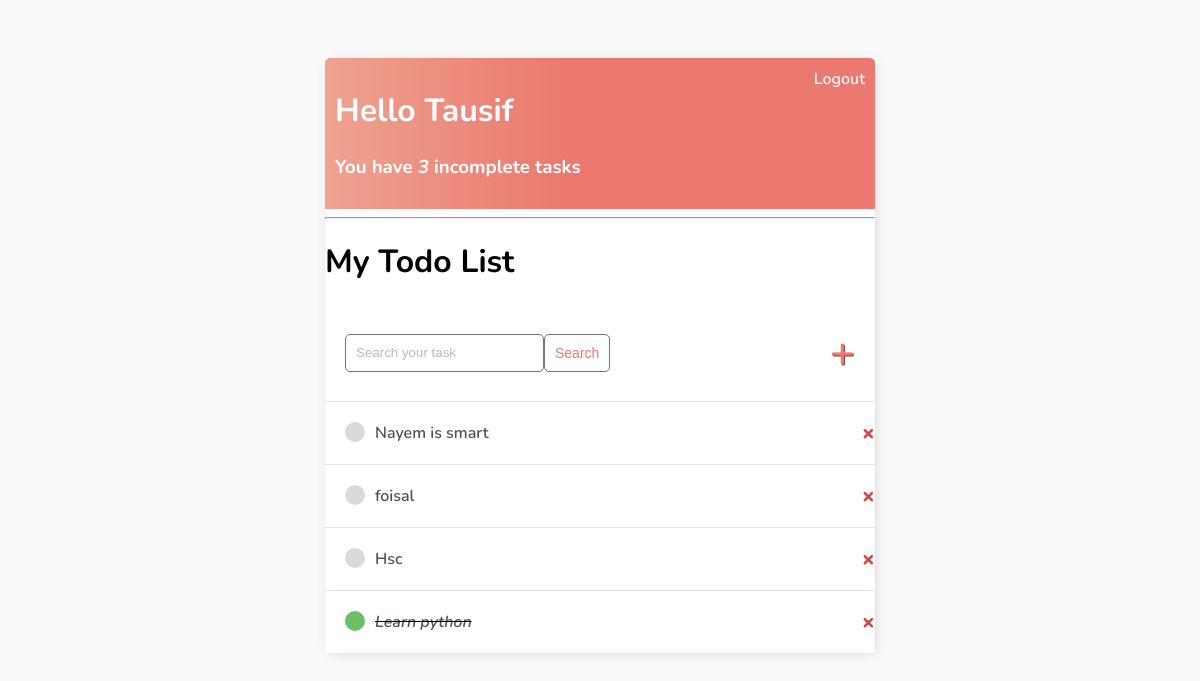
The app's page / (signed in), older data.
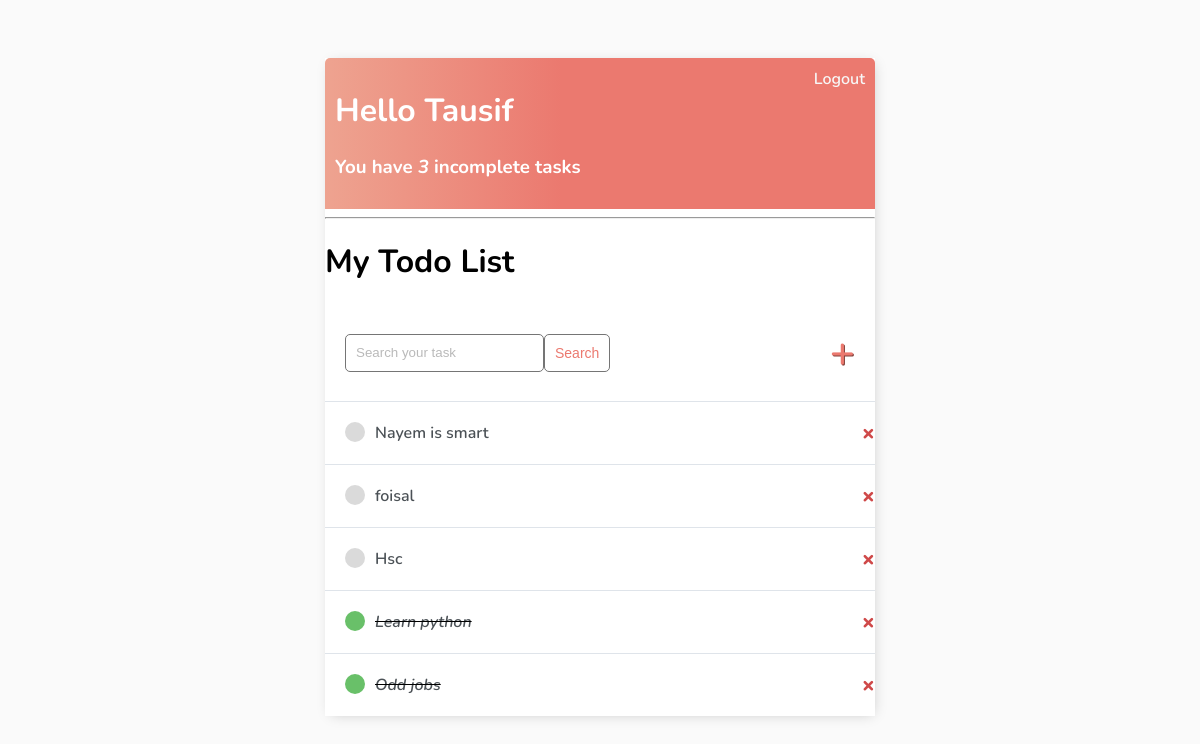
The same page, newer data.
### base/models.py (models this page shows)
class Task(models.Model):
    user = models.ForeignKey(User, on_delete=models.CASCADE, null=True,blank=True)
    title = models.CharField(max_length=200)
    description = models.TextField(null= True,blank = True)
    complete = models.BooleanField(default=False)
    create = models.DateTimeField(auto_now_add=True)
    reminder_date = models.DateField(null=True, blank=True, help_text=" Hints: YYYY-MM-DD")
    reminder_time = models.TimeField(null=True, blank=True,help_text="Hints (24hours) hh:mm:ss  ")
    def __str__(self) -> str:
        return self.title
    class Meta:
        ordering = ['complete']

### base/views.py (the view)
# urls.py: path('',TaskList.as_view(), name='tasks'),
class TaskList(LoginRequiredMixin ,ListView):
    model= Task
    context_object_name = 'tasks'
    def get_context_data(self,**kwargs):
        context = super().get_context_data(**kwargs)
        context['tasks']= context['tasks'].filter(user=self.request.user)
        context['count'] = context['tasks'].filter(complete=False).count()
        search_input = self.request.GET.get('search-area') or ''
        if search_input:
                context['tasks'] = context['tasks'].filter(
                    title__startswith = search_input)
        context['search_input'] = search_input
        return context

### base/templates/base/task_list.html
{% extends 'base/main.html' %} {% block content%}
<div class="header-bar">
  <div>
    <h1>Hello {{request.user|title}}</h1>
    <h3 style="mergin: 0">
      You have <i>{{count}}</i> incomplete task{{ count|pluralize:"s" }}
    </h3>
  </div>
  {% if request.user.is_authenticated %}
  <a href="{% url 'logout' %}">Logout </a>
  {% else %}
  <a href="{% url 'login' %}">Login </a>
  {% endif %}
</div>
<hr />
<h1>My Todo List</h1>
<div id="search-add-wrapper">
  <form method="GET" style="display: flex">
    <input
      type="text"
      name="search-area"
      placeholder="Search your task"
      value="{{search_input}}"
    />
    <input class="button" type="submit" value="Search" />
  </form>
  {% if tasks|length > 0 %}
  <a id="add-link" href="{% url 'task-create' %}">&#x2b;</a>
  {% endif %}
</div>
<div class="task-items-wrapper">
  {%for task in tasks%}
  <div class="task-wrapper">
    {% if task.complete %}
    <div class="task-title">
      <div class="task-complete-icon"></div>
      <i
        ><s><a href="{% url 'task-update' task.id %}"> {{task}}</a></s></i
      >
    </div>
    <a class="delete-link" href="{% url 'tasks-delete' task.id %}">&#215;</a>
    {% else %}
    <div class="task-title">
      <div class="task-incomplete-icon"></div>
      <a href="{% url 'task-update' task.id %}"> {{task}}</a>
    </div>
    <a class="delete-link" href="{% url 'tasks-delete' task.id %}">&#215;</a>
    {% endif %}
  </div>
  {% empty%}
  <div style="text-align: center; padding-bottom: 10px; line-height: 1em;">
    <h3>No new tasks are created.</h3>
    <h3>Create a <a style="text-decoration: none; color: #e53935;" href="{% url 'task-create' %}">New task</a> ! </h3>
</div>
  {% endfor %}
</div>
{% endblock content%}

### base/templates/base/main.html (shortened to what this page needs)
<!DOCTYPE html>
<html lang="en">
  <head>
  </head>
  <body>
    <div class="container">{% block content %} {% endblock content %}</div>
  </body>
</html>

### base/templates/base/main.html (style rules this page uses)
body { background-color: #FAFAFA; font-family: 'Nunito', sans-serif; padding-top: 50px; }
h1, h2, h3, h4, h5, h6, { font-family: 'Raleway', sans-serif; }
a, p { color: #4b5156 }
a { font-weight: 600; }
.container { max-width: 550px; margin: auto; background-color: #fff; -webkit-box-shadow: 2px 2px 13px -4px rgba(0, 0, 0, 0.21); box-shadow: 2px 2px 13px -4px rgba(0, 0, 0, 0.21); }
input { outline: none; border: none; }
.header-bar { display: flex; justify-content: space-between; color: #fff; padding: 10px; border-radius: 5px 5px 0 0; background: linear-gradient(90deg, #EEA390 0%, #EB796F 43%, #EB796F 100%); }
.header-bar a { color: rgb(247, 247, 247); text-decoration: none; }
.task-wrapper { display: flex; align-items: center; justify-content: space-between; background-color: #fff; border-top: 1px solid #dfe4ea; overflow: hidden; }
.task-title { display: flex; padding: 20px; }
.task-title a { text-decoration: none; color: #4b5156; margin-left: 10px; }
.task-complete-icon { height: 20px; width: 20px; background-color: rgb(105, 192, 105); border-radius: 50%; }
.task-incomplete-icon { height: 20px; width: 20px; background-color: rgb(218, 218, 218); border-radius: 50%; }
.delete-link { text-decoration: none; font-weight: 900; color: #cf4949; font-size: 22px; line-height: 0; padding: 20px 0px; }
#add-link { color: #EB796F; text-decoration: none; font-size: 42px; text-shadow: 1px 1px #81413b; }
#search-add-wrapper { display: flex; justify-content: space-between; align-items: center; padding: 20px; }
input[type=text], input[type=password], textarea { border: 1px solid #757575; border-radius: 5px; padding: 10px; width: 90%; }
::placeholder { font-weight: 300; opacity: 0.5; }
.button { border: 1px solid #757575; background-color: #FFF; color: #EB796F; padding: 10px; font-size: 14px; border-radius: 5px; cursor: pointer; text-decoration: none; }

Row changes from the older to the newer data that the page shows:
added Task: title "Odd jobs"
